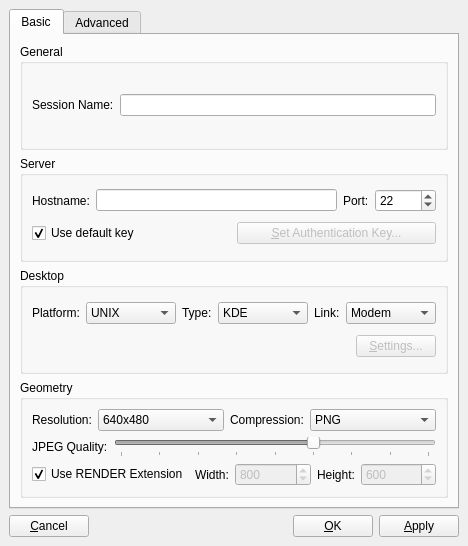
<ui version="4.0" >
 <author></author>
 <comment></comment>
 <exportmacro></exportmacro>
 <class>SettingsDialog</class>
 <widget class="QDialog" name="SettingsDialog" >
  <property name="geometry" >
   <rect>
    <x>0</x>
    <y>0</y>
    <width>468</width>
    <height>546</height>
   </rect>
  </property>
  <property name="windowTitle" >
   <string>Dialog</string>
  </property>
  <property name="modal" >
   <bool>true</bool>
  </property>
  <layout class="QVBoxLayout" >
   <property name="margin" >
    <number>9</number>
   </property>
   <property name="spacing" >
    <number>6</number>
   </property>
   <item>
    <widget class="QTabWidget" name="layoutTabs" >
     <property name="currentIndex" >
      <number>0</number>
     </property>
     <widget class="QWidget" name="basicTab" >
      <attribute name="title" >
       <string>Basic</string>
      </attribute>
      <layout class="QVBoxLayout" >
       <property name="margin" >
        <number>9</number>
       </property>
       <property name="spacing" >
        <number>6</number>
       </property>
       <item>
        <widget class="QGroupBox" name="generalGroup" >
         <property name="title" >
          <string>General</string>
         </property>
         <layout class="QVBoxLayout" >
          <property name="margin" >
           <number>9</number>
          </property>
          <property name="spacing" >
           <number>6</number>
          </property>
          <item>
           <layout class="QHBoxLayout" >
            <property name="margin" >
             <number>0</number>
            </property>
            <property name="spacing" >
             <number>6</number>
            </property>
            <item>
             <widget class="QLabel" name="sessionNameLabel" >
              <property name="sizePolicy" >
               <sizepolicy>
                <hsizetype>0</hsizetype>
                <vsizetype>5</vsizetype>
                <horstretch>0</horstretch>
                <verstretch>0</verstretch>
               </sizepolicy>
              </property>
              <property name="text" >
               <string>Session Name:</string>
              </property>
             </widget>
            </item>
            <item>
             <widget class="QLineEdit" name="sessionName" />
            </item>
           </layout>
          </item>
         </layout>
        </widget>
       </item>
       <item>
        <widget class="QGroupBox" name="serverGroup" >
         <property name="title" >
          <string>Server</string>
         </property>
         <layout class="QVBoxLayout" >
          <property name="margin" >
           <number>9</number>
          </property>
          <property name="spacing" >
           <number>6</number>
          </property>
          <item>
           <layout class="QHBoxLayout" >
            <property name="margin" >
             <number>0</number>
            </property>
            <property name="spacing" >
             <number>6</number>
            </property>
            <item>
             <widget class="QLabel" name="hostnameLabel" >
              <property name="sizePolicy" >
               <sizepolicy>
                <hsizetype>0</hsizetype>
                <vsizetype>5</vsizetype>
                <horstretch>0</horstretch>
                <verstretch>0</verstretch>
               </sizepolicy>
              </property>
              <property name="text" >
               <string>Hostname:</string>
              </property>
             </widget>
            </item>
            <item>
             <widget class="QLineEdit" name="hostname" />
            </item>
            <item>
             <widget class="QLabel" name="portLabel" >
              <property name="sizePolicy" >
               <sizepolicy>
                <hsizetype>0</hsizetype>
                <vsizetype>5</vsizetype>
                <horstretch>0</horstretch>
                <verstretch>0</verstretch>
               </sizepolicy>
              </property>
              <property name="text" >
               <string>Port:</string>
              </property>
             </widget>
            </item>
            <item>
             <widget class="QSpinBox" name="port" >
              <property name="maximum" >
               <number>65535</number>
              </property>
              <property name="minimum" >
               <number>1</number>
              </property>
              <property name="value" >
               <number>22</number>
              </property>
             </widget>
            </item>
           </layout>
          </item>
          <item>
           <layout class="QHBoxLayout" >
            <property name="margin" >
             <number>0</number>
            </property>
            <property name="spacing" >
             <number>6</number>
            </property>
            <item>
             <widget class="QCheckBox" name="defaultKey" >
              <property name="text" >
               <string>Use default key</string>
              </property>
              <property name="checked" >
               <bool>true</bool>
              </property>
             </widget>
            </item>
            <item>
             <widget class="QPushButton" name="setAuthKeyButton" >
              <property name="enabled" >
               <bool>false</bool>
              </property>
              <property name="text" >
               <string>&amp;Set Authentication Key...</string>
              </property>
             </widget>
            </item>
           </layout>
          </item>
         </layout>
        </widget>
       </item>
       <item>
        <widget class="QGroupBox" name="desktopGroup" >
         <property name="title" >
          <string>Desktop</string>
         </property>
         <layout class="QVBoxLayout" >
          <property name="margin" >
           <number>9</number>
          </property>
          <property name="spacing" >
           <number>6</number>
          </property>
          <item>
           <layout class="QHBoxLayout" >
            <property name="margin" >
             <number>0</number>
            </property>
            <property name="spacing" >
             <number>6</number>
            </property>
            <item>
             <widget class="QLabel" name="platformLabel" >
              <property name="sizePolicy" >
               <sizepolicy>
                <hsizetype>0</hsizetype>
                <vsizetype>5</vsizetype>
                <horstretch>0</horstretch>
                <verstretch>0</verstretch>
               </sizepolicy>
              </property>
              <property name="text" >
               <string>Platform:</string>
              </property>
             </widget>
            </item>
            <item>
             <widget class="QComboBox" name="platform" >
              <item>
               <property name="text" >
                <string>UNIX</string>
               </property>
              </item>
              <item>
               <property name="text" >
                <string>Windows</string>
               </property>
              </item>
              <item>
               <property name="text" >
                <string>VNC Proxy</string>
               </property>
              </item>
             </widget>
            </item>
            <item>
             <widget class="QLabel" name="typeLabel" >
              <property name="sizePolicy" >
               <sizepolicy>
                <hsizetype>0</hsizetype>
                <vsizetype>5</vsizetype>
                <horstretch>0</horstretch>
                <verstretch>0</verstretch>
               </sizepolicy>
              </property>
              <property name="text" >
               <string>Type:</string>
              </property>
             </widget>
            </item>
            <item>
             <widget class="QComboBox" name="type" >
              <item>
               <property name="text" >
                <string>KDE</string>
               </property>
              </item>
              <item>
               <property name="text" >
                <string>GNOME</string>
               </property>
              </item>
              <item>
               <property name="text" >
                <string>CDE</string>
               </property>
              </item>
              <item>
               <property name="text" >
                <string>XDM</string>
               </property>
              </item>
              <item>
               <property name="text" >
                <string>Custom</string>
               </property>
              </item>
             </widget>
            </item>
            <item>
             <widget class="QLabel" name="linkLabel" >
              <property name="sizePolicy" >
               <sizepolicy>
                <hsizetype>0</hsizetype>
                <vsizetype>5</vsizetype>
                <horstretch>0</horstretch>
                <verstretch>0</verstretch>
               </sizepolicy>
              </property>
              <property name="text" >
               <string>Link:</string>
              </property>
             </widget>
            </item>
            <item>
             <widget class="QComboBox" name="link" >
              <item>
               <property name="text" >
                <string>Modem</string>
               </property>
              </item>
              <item>
               <property name="text" >
                <string>ISDN</string>
               </property>
              </item>
              <item>
               <property name="text" >
                <string>ADSL</string>
               </property>
              </item>
              <item>
               <property name="text" >
                <string>WAN</string>
               </property>
              </item>
              <item>
               <property name="text" >
                <string>LAN</string>
               </property>
              </item>
             </widget>
            </item>
           </layout>
          </item>
          <item>
           <layout class="QHBoxLayout" >
            <property name="margin" >
             <number>0</number>
            </property>
            <property name="spacing" >
             <number>6</number>
            </property>
            <item>
             <spacer>
              <property name="orientation" >
               <enum>Qt::Horizontal</enum>
              </property>
              <property name="sizeHint" >
               <size>
                <width>173</width>
                <height>20</height>
               </size>
              </property>
             </spacer>
            </item>
            <item>
             <widget class="QPushButton" name="desktopSettingButton" >
              <property name="enabled" >
               <bool>false</bool>
              </property>
              <property name="text" >
               <string>&amp;Settings...</string>
              </property>
             </widget>
            </item>
           </layout>
          </item>
         </layout>
        </widget>
       </item>
       <item>
        <widget class="QGroupBox" name="groupBox" >
         <property name="title" >
          <string>Geometry</string>
         </property>
         <layout class="QVBoxLayout" >
          <property name="margin" >
           <number>9</number>
          </property>
          <property name="spacing" >
           <number>6</number>
          </property>
          <item>
           <layout class="QHBoxLayout" >
            <property name="margin" >
             <number>0</number>
            </property>
            <property name="spacing" >
             <number>6</number>
            </property>
            <item>
             <widget class="QLabel" name="resolutionLabel" >
              <property name="sizePolicy" >
               <sizepolicy>
                <hsizetype>0</hsizetype>
                <vsizetype>5</vsizetype>
                <horstretch>0</horstretch>
                <verstretch>0</verstretch>
               </sizepolicy>
              </property>
              <property name="text" >
               <string>Resolution:</string>
              </property>
             </widget>
            </item>
            <item>
             <widget class="QComboBox" name="resolution" >
              <item>
               <property name="text" >
                <string>640x480</string>
               </property>
              </item>
              <item>
               <property name="text" >
                <string>800x600</string>
               </property>
              </item>
              <item>
               <property name="text" >
                <string>1024x768</string>
               </property>
              </item>
              <item>
               <property name="text" >
                <string>Fullscreen</string>
               </property>
              </item>
              <item>
               <property name="text" >
                <string>Custom</string>
               </property>
              </item>
             </widget>
            </item>
            <item>
             <widget class="QLabel" name="compressionLabel" >
              <property name="sizePolicy" >
               <sizepolicy>
                <hsizetype>0</hsizetype>
                <vsizetype>5</vsizetype>
                <horstretch>0</horstretch>
                <verstretch>0</verstretch>
               </sizepolicy>
              </property>
              <property name="text" >
               <string>Compression:</string>
              </property>
             </widget>
            </item>
            <item>
             <widget class="QComboBox" name="imageCompressionType" >
              <item>
               <property name="text" >
                <string>PNG</string>
               </property>
              </item>
              <item>
               <property name="text" >
                <string>JPEG</string>
               </property>
              </item>
              <item>
               <property name="text" >
                <string>Raw X11</string>
               </property>
              </item>
             </widget>
            </item>
           </layout>
          </item>
          <item>
           <layout class="QHBoxLayout" >
            <property name="margin" >
             <number>0</number>
            </property>
            <property name="spacing" >
             <number>6</number>
            </property>
            <item>
             <widget class="QLabel" name="qualityLabel" >
              <property name="sizePolicy" >
               <sizepolicy>
                <hsizetype>0</hsizetype>
                <vsizetype>5</vsizetype>
                <horstretch>0</horstretch>
                <verstretch>0</verstretch>
               </sizepolicy>
              </property>
              <property name="text" >
               <string>JPEG Quality:</string>
              </property>
             </widget>
            </item>
            <item>
             <widget class="QSlider" name="imageQualityLevel" >
              <property name="enabled" >
               <bool>false</bool>
              </property>
              <property name="minimum" >
               <number>1</number>
              </property>
              <property name="maximum" >
               <number>9</number>
              </property>
              <property name="pageStep" >
               <number>9</number>
              </property>
              <property name="value" >
               <number>6</number>
              </property>
              <property name="orientation" >
               <enum>Qt::Horizontal</enum>
              </property>
              <property name="tickPosition" >
               <enum>QSlider::TicksBelow</enum>
              </property>
              <property name="tickInterval" >
               <number>1</number>
              </property>
             </widget>
            </item>
           </layout>
          </item>
          <item>
           <layout class="QHBoxLayout" >
            <property name="margin" >
             <number>0</number>
            </property>
            <property name="spacing" >
             <number>6</number>
            </property>
            <item>
             <widget class="QCheckBox" name="render" >
              <property name="text" >
               <string>Use RENDER Extension</string>
              </property>
              <property name="checked" >
               <bool>true</bool>
              </property>
             </widget>
            </item>
            <item>
             <widget class="QLabel" name="widthLabel" >
              <property name="sizePolicy" >
               <sizepolicy>
                <hsizetype>0</hsizetype>
                <vsizetype>5</vsizetype>
                <horstretch>0</horstretch>
                <verstretch>0</verstretch>
               </sizepolicy>
              </property>
              <property name="text" >
               <string>Width:</string>
              </property>
             </widget>
            </item>
            <item>
             <widget class="QSpinBox" name="width" >
              <property name="enabled" >
               <bool>false</bool>
              </property>
              <property name="maximum" >
               <number>9999</number>
              </property>
              <property name="value" >
               <number>800</number>
              </property>
             </widget>
            </item>
            <item>
             <widget class="QLabel" name="heightLabel" >
              <property name="sizePolicy" >
               <sizepolicy>
                <hsizetype>0</hsizetype>
                <vsizetype>5</vsizetype>
                <horstretch>0</horstretch>
                <verstretch>0</verstretch>
               </sizepolicy>
              </property>
              <property name="text" >
               <string>Height:</string>
              </property>
             </widget>
            </item>
            <item>
             <widget class="QSpinBox" name="height" >
              <property name="enabled" >
               <bool>false</bool>
              </property>
              <property name="maximum" >
               <number>9999</number>
              </property>
              <property name="value" >
               <number>600</number>
              </property>
             </widget>
            </item>
           </layout>
          </item>
         </layout>
        </widget>
       </item>
      </layout>
     </widget>
     <widget class="QWidget" name="advancedTab" >
      <attribute name="title" >
       <string>Advanced</string>
      </attribute>
      <layout class="QVBoxLayout" >
       <property name="margin" >
        <number>9</number>
       </property>
       <property name="spacing" >
        <number>6</number>
       </property>
       <item>
        <widget class="QGroupBox" name="networkGroup" >
         <property name="title" >
          <string>Network</string>
         </property>
         <layout class="QVBoxLayout" >
          <property name="margin" >
           <number>9</number>
          </property>
          <property name="spacing" >
           <number>6</number>
          </property>
          <item>
           <widget class="QCheckBox" name="encryption" >
            <property name="text" >
             <string>Use SSH Tunneling</string>
            </property>
            <property name="checked" >
             <bool>true</bool>
            </property>
           </widget>
          </item>
         </layout>
        </widget>
       </item>
       <item>
        <widget class="QGroupBox" name="cacheGroup" >
         <property name="title" >
          <string>Cache</string>
         </property>
         <layout class="QVBoxLayout" >
          <property name="margin" >
           <number>9</number>
          </property>
          <property name="spacing" >
           <number>6</number>
          </property>
          <item>
           <layout class="QHBoxLayout" >
            <property name="margin" >
             <number>0</number>
            </property>
            <property name="spacing" >
             <number>6</number>
            </property>
            <item>
             <widget class="QLabel" name="memoryLabel" >
              <property name="sizePolicy" >
               <sizepolicy>
                <hsizetype>0</hsizetype>
                <vsizetype>5</vsizetype>
                <horstretch>0</horstretch>
                <verstretch>0</verstretch>
               </sizepolicy>
              </property>
              <property name="text" >
               <string>Memory:</string>
              </property>
             </widget>
            </item>
            <item>
             <widget class="QSpinBox" name="memoryCache" >
              <property name="maximum" >
               <number>128</number>
              </property>
              <property name="value" >
               <number>8</number>
              </property>
             </widget>
            </item>
            <item>
             <widget class="QLabel" name="memoryMBLabel" >
              <property name="text" >
               <string>MB</string>
              </property>
             </widget>
            </item>
            <item>
             <widget class="QLabel" name="diskLabel" >
              <property name="sizePolicy" >
               <sizepolicy>
                <hsizetype>0</hsizetype>
                <vsizetype>5</vsizetype>
                <horstretch>0</horstretch>
                <verstretch>0</verstretch>
               </sizepolicy>
              </property>
              <property name="text" >
               <string>Disk:</string>
              </property>
             </widget>
            </item>
            <item>
             <widget class="QSpinBox" name="diskCache" >
              <property name="maximum" >
               <number>128</number>
              </property>
              <property name="value" >
               <number>32</number>
              </property>
             </widget>
            </item>
            <item>
             <widget class="QLabel" name="diskMBLabel" >
              <property name="text" >
               <string>MB</string>
              </property>
             </widget>
            </item>
           </layout>
          </item>
         </layout>
        </widget>
       </item>
       <item>
        <spacer>
         <property name="orientation" >
          <enum>Qt::Vertical</enum>
         </property>
         <property name="sizeHint" >
          <size>
           <width>20</width>
           <height>40</height>
          </size>
         </property>
        </spacer>
       </item>
      </layout>
     </widget>
    </widget>
   </item>
   <item>
    <layout class="QHBoxLayout" >
     <property name="margin" >
      <number>0</number>
     </property>
     <property name="spacing" >
      <number>6</number>
     </property>
     <item>
      <widget class="QPushButton" name="cancelButton" >
       <property name="text" >
        <string>&amp;Cancel</string>
       </property>
      </widget>
     </item>
     <item>
      <spacer>
       <property name="orientation" >
        <enum>Qt::Horizontal</enum>
       </property>
       <property name="sizeHint" >
        <size>
         <width>40</width>
         <height>20</height>
        </size>
       </property>
      </spacer>
     </item>
     <item>
      <widget class="QPushButton" name="okButton" >
       <property name="text" >
        <string>&amp;OK</string>
       </property>
      </widget>
     </item>
     <item>
      <widget class="QPushButton" name="applyButton" >
       <property name="text" >
        <string>&amp;Apply</string>
       </property>
      </widget>
     </item>
    </layout>
   </item>
  </layout>
 </widget>
 <pixmapfunction></pixmapfunction>
 <resources/>
 <connections/>
</ui>
